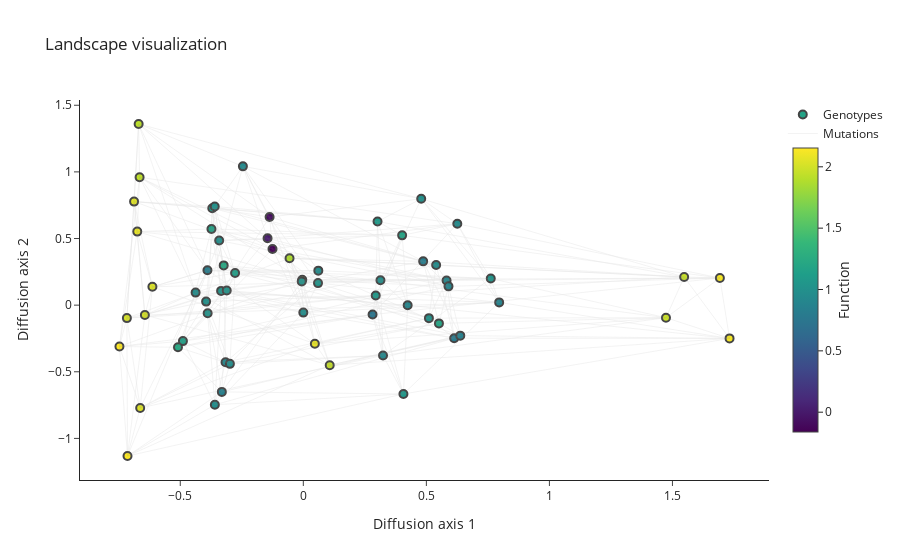

The notebook cell this image was saved under:
### Code cell
plot.plot_interactive(nodes_df, edges_df=edges_df, text=nodes_df['protein'], nodes_size=8)

### Figure 1 — Plotly figure (JSON) as saved in the notebook; plotly's stock layout.template omitted (floating-point values rounded to 4 significant figures; data arrays with more than 128 entries replaced by an {"elided": "..."} marker saying what was removed)
{"data": [{"hoverinfo": "text", "marker": {"color": [1.176, 1.04, 1.098, 1.224, 1.187, 0.9023, 1.095, 0.9849, 0.9897, 1.041, 1.014, 1.145, 2.076, 2.012, 2.044, 2.033, 1.149, 0.9795, 1.031, 0.9146, 0.7447, 1.065, 1.086, 0.9258, 1.227, 0.8546, 1.005, 0.9813, 2.153, 2.147, 2.015, 2.038, 0.9112, 0.8019, 0.9652, 1.016, 2.123, 2.12, 1.961, 1.97, 0.8951, 0.858, 0.8294, 1.195, 1.949, 1.956, 1.875, 2.078, -0.1614, 0.9787, -0.08955, 1.039, 0.9489, 0.8819, 0.9972, 1.043, 0.006652, 1.03, 0.9366, 0.9637, 1.933, 0.964, 1.919, 0.8274], "colorbar": {"len": 0.8, "thickness": 25, "title": {"side": "right", "text": "Function"}, "xanchor": "left"}, "colorscale": [[0, "#440154"], [0.1111, "#482878"], [0.2222, "#3e4989"], [0.3333, "#31688e"], [0.4444, "#26828e"], [0.5556, "#1f9e89"], [0.6667, "#35b779"], [0.7778, "#6ece58"], [0.8889, "#b5de2b"], [1, "#fde725"]], "line": {"width": 2}, "reversescale": false, "showscale": true, "size": 8}, "mode": "markers", "name": "Genotypes", "text": ["K", "N", "K", "N", "T", "T", "T", "T", "R", "S", "R", "S", "I", "I", "M", "I", "Q", "H", "Q", "H", "P", "P", "P", "P", "R", "R", "R", "R", "L", "L", "L", "L", "E", "D", "E", "D", "A", "A", "A", "A", "G", "G", "G", "G", "V", "V", "V", "V", "*", "Y", "*", "Y", "S", "S", "S", "S", "*", "C", "W", "C", "L", "F", "L", "F"], "type": "scatter", "x": [-0.3733, -0.3341, -0.37, -0.3235, 0.4016, 0.424, 0.3016, 0.3135, -0.3419, -0.3112, -0.3599, -0.2773, -0.6748, -0.6438, -0.6877, -0.6132, -0.4892, -0.3594, -0.3888, -0.3161, 0.2814, 0.4068, 0.2942, 0.3239, -0.5093, -0.3311, -0.395, -0.2983, -0.7471, -0.7144, -0.7169, -0.6629, 0.5821, 0.6129, 0.5397, 0.5104, 1.693, 1.732, 1.548, 1.474, 0.5899, 0.6378, 0.487, 0.5511, -0.004245, 0.1073, -0.05595, 0.04692, -0.1252, -2.903e-05, -0.137, 0.05972, 0.6257, 0.7958, 0.479, 0.7617, -0.1453, -0.006404, -0.2455, 0.06097, -0.6653, -0.4377, -0.6692, -0.3896], "y": [0.5719, 0.107, 0.7269, 0.2983, 0.5237, -0.001301, 0.6277, 0.1863, 0.485, 0.1098, 0.7405, 0.2414, 0.5519, -0.07409, 0.7771, 0.1374, -0.27, -0.7474, -0.06042, -0.428, -0.07061, -0.6665, 0.07186, -0.3773, -0.3164, -0.6509, 0.02667, -0.4406, -0.3104, -1.132, -0.09722, -0.7713, 0.1852, -0.2479, 0.3018, -0.09757, 0.2038, -0.2496, 0.2111, -0.09423, 0.141, -0.2288, 0.3287, -0.1368, 0.1901, -0.4504, 0.3518, -0.2897, 0.421, -0.05599, 0.6612, 0.1654, 0.6105, 0.02058, 0.798, 0.1996, 0.5019, 0.1783, 1.041, 0.2589, 0.9599, 0.09402, 1.359, 0.2625]}, {"hoverinfo": "none", "line": {"color": "#888", "width": 0.5}, "mode": "lines", "name": "Mutations", "opacity": 0.2, "type": "scatter", "x": {"elided": "864 float values"}, "y": {"elided": "864 float values"}}], "layout": {"hovermode": "closest", "scene": {"xaxis": {"title": {"text": "Diffusion axis 1"}}, "yaxis": {"title": {"text": "Diffusion axis 2"}}}, "title": {"text": "Landscape visualization"}, "xaxis": {"title": {"text": "Diffusion axis 1"}}, "yaxis": {"title": {"text": "Diffusion axis 2"}}}}
